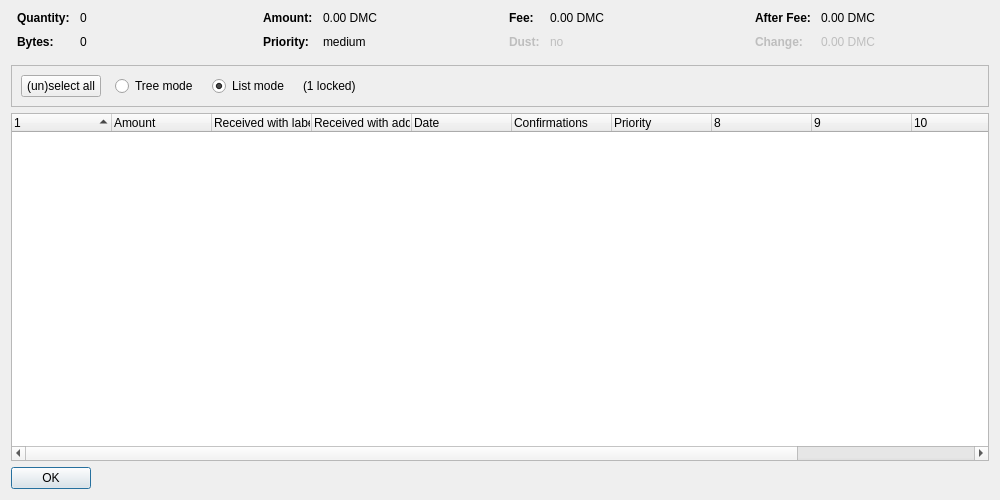
<?xml version="1.0" encoding="UTF-8"?>
<ui version="4.0">
 <class>CoinControlDialog</class>
 <widget class="QDialog" name="CoinControlDialog">
  <property name="geometry">
   <rect>
    <x>0</x>
    <y>0</y>
    <width>1000</width>
    <height>500</height>
   </rect>
  </property>
  <property name="windowTitle">
   <string>Coin Selection</string>
  </property>
  <layout class="QVBoxLayout" name="verticalLayout">
   <item>
    <layout class="QHBoxLayout" name="horizontalLayoutTop" stretch="0,0,0,0">
     <property name="topMargin">
      <number>0</number>
     </property>
     <property name="bottomMargin">
      <number>10</number>
     </property>
     <item>
      <layout class="QFormLayout" name="formLayoutCoinControl1">
       <property name="horizontalSpacing">
        <number>10</number>
       </property>
       <property name="verticalSpacing">
        <number>10</number>
       </property>
       <property name="leftMargin">
        <number>6</number>
       </property>
       <property name="rightMargin">
        <number>6</number>
       </property>
       <item row="0" column="0">
        <widget class="QLabel" name="labelCoinControlQuantityText">
         <property name="font">
          <font>
           <weight>75</weight>
           <bold>true</bold>
          </font>
         </property>
         <property name="text">
          <string>Quantity:</string>
         </property>
        </widget>
       </item>
       <item row="0" column="1">
        <widget class="QLabel" name="labelCoinControlQuantity">
         <property name="cursor">
          <cursorShape>IBeamCursor</cursorShape>
         </property>
         <property name="contextMenuPolicy">
          <enum>Qt::ActionsContextMenu</enum>
         </property>
         <property name="text">
          <string notr="true">0</string>
         </property>
         <property name="textInteractionFlags">
          <set>Qt::LinksAccessibleByMouse|Qt::TextSelectableByKeyboard|Qt::TextSelectableByMouse</set>
         </property>
        </widget>
       </item>
       <item row="1" column="0">
        <widget class="QLabel" name="labelCoinControlBytesText">
         <property name="font">
          <font>
           <weight>75</weight>
           <bold>true</bold>
          </font>
         </property>
         <property name="text">
          <string>Bytes:</string>
         </property>
        </widget>
       </item>
       <item row="1" column="1">
        <widget class="QLabel" name="labelCoinControlBytes">
         <property name="cursor">
          <cursorShape>IBeamCursor</cursorShape>
         </property>
         <property name="contextMenuPolicy">
          <enum>Qt::ActionsContextMenu</enum>
         </property>
         <property name="text">
          <string notr="true">0</string>
         </property>
         <property name="textInteractionFlags">
          <set>Qt::LinksAccessibleByMouse|Qt::TextSelectableByKeyboard|Qt::TextSelectableByMouse</set>
         </property>
        </widget>
       </item>
      </layout>
     </item>
     <item>
      <layout class="QFormLayout" name="formLayoutCoinControl2">
       <property name="horizontalSpacing">
        <number>10</number>
       </property>
       <property name="verticalSpacing">
        <number>10</number>
       </property>
       <property name="leftMargin">
        <number>6</number>
       </property>
       <property name="rightMargin">
        <number>6</number>
       </property>
       <item row="0" column="0">
        <widget class="QLabel" name="labelCoinControlAmountText">
         <property name="font">
          <font>
           <weight>75</weight>
           <bold>true</bold>
          </font>
         </property>
         <property name="text">
          <string>Amount:</string>
         </property>
        </widget>
       </item>
       <item row="0" column="1">
        <widget class="QLabel" name="labelCoinControlAmount">
         <property name="cursor">
          <cursorShape>IBeamCursor</cursorShape>
         </property>
         <property name="contextMenuPolicy">
          <enum>Qt::ActionsContextMenu</enum>
         </property>
         <property name="text">
          <string notr="true">0.00 DMC</string>
         </property>
         <property name="textInteractionFlags">
          <set>Qt::LinksAccessibleByMouse|Qt::TextSelectableByKeyboard|Qt::TextSelectableByMouse</set>
         </property>
        </widget>
       </item>
       <item row="1" column="0">
        <widget class="QLabel" name="labelCoinControlPriorityText">
         <property name="font">
          <font>
           <weight>75</weight>
           <bold>true</bold>
          </font>
         </property>
         <property name="text">
          <string>Priority:</string>
         </property>
        </widget>
       </item>
       <item row="1" column="1">
        <widget class="QLabel" name="labelCoinControlPriority">
         <property name="cursor">
          <cursorShape>IBeamCursor</cursorShape>
         </property>
         <property name="contextMenuPolicy">
          <enum>Qt::ActionsContextMenu</enum>
         </property>
         <property name="text">
          <string notr="true">medium</string>
         </property>
         <property name="textInteractionFlags">
          <set>Qt::LinksAccessibleByMouse|Qt::TextSelectableByKeyboard|Qt::TextSelectableByMouse</set>
         </property>
        </widget>
       </item>
      </layout>
     </item>
     <item>
      <layout class="QFormLayout" name="formLayoutCoinControl3">
       <property name="horizontalSpacing">
        <number>10</number>
       </property>
       <property name="verticalSpacing">
        <number>10</number>
       </property>
       <property name="leftMargin">
        <number>6</number>
       </property>
       <property name="rightMargin">
        <number>6</number>
       </property>
       <item row="0" column="0">
        <widget class="QLabel" name="labelCoinControlFeeText">
         <property name="font">
          <font>
           <weight>75</weight>
           <bold>true</bold>
          </font>
         </property>
         <property name="text">
          <string>Fee:</string>
         </property>
        </widget>
       </item>
       <item row="0" column="1">
        <widget class="QLabel" name="labelCoinControlFee">
         <property name="cursor">
          <cursorShape>IBeamCursor</cursorShape>
         </property>
         <property name="contextMenuPolicy">
          <enum>Qt::ActionsContextMenu</enum>
         </property>
         <property name="text">
          <string notr="true">0.00 DMC</string>
         </property>
         <property name="textInteractionFlags">
          <set>Qt::LinksAccessibleByMouse|Qt::TextSelectableByKeyboard|Qt::TextSelectableByMouse</set>
         </property>
        </widget>
       </item>
       <item row="1" column="0">
        <widget class="QLabel" name="labelCoinControlLowOutputText">
         <property name="enabled">
          <bool>false</bool>
         </property>
         <property name="font">
          <font>
           <weight>75</weight>
           <bold>true</bold>
          </font>
         </property>
         <property name="text">
          <string>Dust:</string>
         </property>
        </widget>
       </item>
       <item row="1" column="1">
        <widget class="QLabel" name="labelCoinControlLowOutput">
         <property name="enabled">
          <bool>false</bool>
         </property>
         <property name="cursor">
          <cursorShape>IBeamCursor</cursorShape>
         </property>
         <property name="contextMenuPolicy">
          <enum>Qt::ActionsContextMenu</enum>
         </property>
         <property name="text">
          <string notr="true">no</string>
         </property>
         <property name="textInteractionFlags">
          <set>Qt::LinksAccessibleByMouse|Qt::TextSelectableByKeyboard|Qt::TextSelectableByMouse</set>
         </property>
        </widget>
       </item>
      </layout>
     </item>
     <item>
      <layout class="QFormLayout" name="formLayoutCoinControl4">
       <property name="horizontalSpacing">
        <number>10</number>
       </property>
       <property name="verticalSpacing">
        <number>10</number>
       </property>
       <property name="leftMargin">
        <number>6</number>
       </property>
       <property name="rightMargin">
        <number>6</number>
       </property>
       <item row="0" column="0">
        <widget class="QLabel" name="labelCoinControlAfterFeeText">
         <property name="font">
          <font>
           <weight>75</weight>
           <bold>true</bold>
          </font>
         </property>
         <property name="text">
          <string>After Fee:</string>
         </property>
        </widget>
       </item>
       <item row="0" column="1">
        <widget class="QLabel" name="labelCoinControlAfterFee">
         <property name="cursor">
          <cursorShape>IBeamCursor</cursorShape>
         </property>
         <property name="contextMenuPolicy">
          <enum>Qt::ActionsContextMenu</enum>
         </property>
         <property name="text">
          <string notr="true">0.00 DMC</string>
         </property>
         <property name="textInteractionFlags">
          <set>Qt::LinksAccessibleByMouse|Qt::TextSelectableByKeyboard|Qt::TextSelectableByMouse</set>
         </property>
        </widget>
       </item>
       <item row="1" column="0">
        <widget class="QLabel" name="labelCoinControlChangeText">
         <property name="enabled">
          <bool>false</bool>
         </property>
         <property name="font">
          <font>
           <weight>75</weight>
           <bold>true</bold>
          </font>
         </property>
         <property name="text">
          <string>Change:</string>
         </property>
        </widget>
       </item>
       <item row="1" column="1">
        <widget class="QLabel" name="labelCoinControlChange">
         <property name="enabled">
          <bool>false</bool>
         </property>
         <property name="cursor">
          <cursorShape>IBeamCursor</cursorShape>
         </property>
         <property name="contextMenuPolicy">
          <enum>Qt::ActionsContextMenu</enum>
         </property>
         <property name="text">
          <string notr="true">0.00 DMC</string>
         </property>
         <property name="textInteractionFlags">
          <set>Qt::LinksAccessibleByMouse|Qt::TextSelectableByKeyboard|Qt::TextSelectableByMouse</set>
         </property>
        </widget>
       </item>
      </layout>
     </item>
    </layout>
   </item>
   <item>
    <widget class="QFrame" name="frame">
     <property name="minimumSize">
      <size>
       <width>0</width>
       <height>40</height>
      </size>
     </property>
     <property name="frameShape">
      <enum>QFrame::StyledPanel</enum>
     </property>
     <property name="frameShadow">
      <enum>QFrame::Sunken</enum>
     </property>
     <layout class="QHBoxLayout" name="horizontalLayout">
      <item>
       <layout class="QHBoxLayout" name="horizontalLayoutPanel" stretch="0,0,0,0,0">
        <property name="spacing">
         <number>14</number>
        </property>
        <item>
         <widget class="QPushButton" name="pushButtonSelectAll">
          <property name="sizePolicy">
           <sizepolicy hsizetype="Maximum" vsizetype="Fixed">
            <horstretch>0</horstretch>
            <verstretch>0</verstretch>
           </sizepolicy>
          </property>
          <property name="text">
           <string>(un)select all</string>
          </property>
          <property name="autoDefault">
           <bool>false</bool>
          </property>
         </widget>
        </item>
        <item>
         <widget class="QRadioButton" name="radioTreeMode">
          <property name="sizePolicy">
           <sizepolicy hsizetype="Maximum" vsizetype="Fixed">
            <horstretch>0</horstretch>
            <verstretch>0</verstretch>
           </sizepolicy>
          </property>
          <property name="text">
           <string>Tree mode</string>
          </property>
         </widget>
        </item>
        <item>
         <widget class="QRadioButton" name="radioListMode">
          <property name="sizePolicy">
           <sizepolicy hsizetype="Maximum" vsizetype="Fixed">
            <horstretch>0</horstretch>
            <verstretch>0</verstretch>
           </sizepolicy>
          </property>
          <property name="text">
           <string>List mode</string>
          </property>
          <property name="checked">
           <bool>true</bool>
          </property>
         </widget>
        </item>
        <item>
         <widget class="QLabel" name="labelLocked">
          <property name="text">
           <string notr="true">(1 locked)</string>
          </property>
         </widget>
        </item>
        <item>
         <spacer name="horizontalSpacer">
          <property name="orientation">
           <enum>Qt::Horizontal</enum>
          </property>
          <property name="sizeHint" stdset="0">
           <size>
            <width>40</width>
            <height>20</height>
           </size>
          </property>
         </spacer>
        </item>
       </layout>
      </item>
     </layout>
    </widget>
   </item>
   <item>
    <widget class="CoinControlTreeWidget" name="treeWidget">
     <property name="contextMenuPolicy">
      <enum>Qt::CustomContextMenu</enum>
     </property>
     <property name="sortingEnabled">
      <bool>false</bool>
     </property>
     <property name="columnCount">
      <number>12</number>
     </property>
     <attribute name="headerShowSortIndicator" stdset="0">
      <bool>true</bool>
     </attribute>
     <attribute name="headerStretchLastSection">
      <bool>false</bool>
     </attribute>
     <column>
      <property name="text">
       <string/>
      </property>
     </column>
     <column>
      <property name="text">
       <string>Amount</string>
      </property>
     </column>
     <column>
      <property name="text">
       <string>Received with label</string>
      </property>
     </column>
     <column>
      <property name="text">
       <string>Received with address</string>
      </property>
     </column>
     <column>
      <property name="text">
       <string>Date</string>
      </property>
     </column>
     <column>
      <property name="text">
       <string>Confirmations</string>
      </property>
      <property name="toolTip">
       <string>Confirmed</string>
      </property>
     </column>
     <column>
      <property name="text">
       <string>Priority</string>
      </property>
     </column>
     <column>
      <property name="text">
       <string/>
      </property>
     </column>
     <column>
      <property name="text">
       <string/>
      </property>
     </column>
     <column>
      <property name="text">
       <string/>
      </property>
     </column>
     <column>
      <property name="text">
       <string/>
      </property>
     </column>
     <column>
      <property name="text">
       <string/>
      </property>
     </column>
    </widget>
   </item>
   <item>
    <widget class="QDialogButtonBox" name="buttonBox">
     <property name="sizePolicy">
      <sizepolicy hsizetype="Maximum" vsizetype="Fixed">
       <horstretch>0</horstretch>
       <verstretch>0</verstretch>
      </sizepolicy>
     </property>
     <property name="orientation">
      <enum>Qt::Horizontal</enum>
     </property>
     <property name="standardButtons">
      <set>QDialogButtonBox::Ok</set>
     </property>
    </widget>
   </item>
  </layout>
 </widget>
 <customwidgets>
  <customwidget>
   <class>CoinControlTreeWidget</class>
   <extends>QTreeWidget</extends>
   <header>coincontroltreewidget.h</header>
  </customwidget>
 </customwidgets>
 <resources/>
 <connections/>
</ui>
